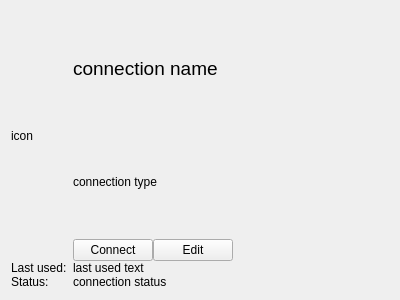
<?xml version="1.0" encoding="UTF-8"?>
<ui version="4.0">
 <class>TabConnectionInfo</class>
 <widget class="QWidget" name="TabConnectionInfo">
  <property name="geometry">
   <rect>
    <x>0</x>
    <y>0</y>
    <width>400</width>
    <height>300</height>
   </rect>
  </property>
  <layout class="QFormLayout" name="formLayout">
    <property name="verticalSpacing">
    <number>0</number>
    </property>
   <property name="fieldGrowthPolicy">
    <enum>QFormLayout::AllNonFixedFieldsGrow</enum>
   </property>
   <item row="0" column="0">
    <widget class="QLabel" name="iconL">
     <property name="sizePolicy">
      <sizepolicy hsizetype="Preferred" vsizetype="Expanding">
       <horstretch>0</horstretch>
       <verstretch>0</verstretch>
      </sizepolicy>
     </property>
     <property name="text">
      <string notr="true">icon</string>
     </property>
    </widget>
   </item>
   <item row="0" column="1">
    <layout class="QVBoxLayout" name="verticalLayout">
     <item>
      <widget class="QLabel" name="nameL">
       <property name="font">
        <font>
         <pointsize>14</pointsize>
        </font>
       </property>
       <property name="text">
        <string notr="true">connection name</string>
       </property>
      </widget>
     </item>
     <item>
      <widget class="QLabel" name="typeL">
       <property name="text">
        <string>connection type</string>
       </property>
      </widget>
     </item>
     <item>
      <layout class="QHBoxLayout" name="horizontalLayout">
       <item>
        <widget class="QPushButton" name="connectDisconnectPB">
         <property name="text">
          <string notr="true">Connect</string>
         </property>
        </widget>
       </item>
       <item>
        <widget class="QPushButton" name="editPB">
         <property name="text">
          <string>Edit</string>
         </property>
        </widget>
       </item>
       <item>
        <spacer name="horizontalSpacer">
         <property name="orientation">
          <enum>Qt::Horizontal</enum>
         </property>
         <property name="sizeHint" stdset="0">
          <size>
           <width>40</width>
           <height>20</height>
          </size>
         </property>
        </spacer>
       </item>
      </layout>
     </item>
    </layout>
   </item>
   <item row="1" column="0">
    <widget class="QLabel" name="label">
     <property name="text">
      <string>Last used:</string>
     </property>
    </widget>
   </item>
   <item row="1" column="1">
    <widget class="QLabel" name="lastUsedL">
     <property name="text">
      <string notr="true">last used text</string>
     </property>
    </widget>
   </item>
   <item row="2" column="1">
    <widget class="QLabel" name="statusL">
     <property name="text">
      <string notr="true">connection status</string>
     </property>
    </widget>
   </item>
   <item row="2" column="0">
    <widget class="QLabel" name="label_3">
     <property name="text">
      <string>Status:</string>
     </property>
    </widget>
   </item>
  </layout>
 </widget>
 <resources/>
 <connections/>
</ui>
